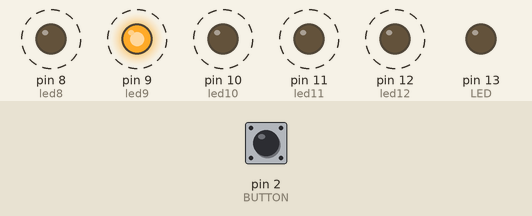
This sketch was run on a simulated Arduino Uno, built with avr-gcc and run on an emulated ATmega328P. Parts: output pins drawn as LEDs (lit = HIGH). Dashed ring = blinking. The inputs (shaded band) are chosen by the test bench; at power-on: pin 2 (BUTTON) HIGH.

Above: at 1.29 s.
1.3 s: pin 2 (BUTTON) pulled LOW for 0.15 s
At 2.61 s:
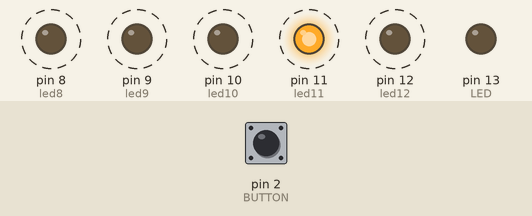
4.3 s: pin 2 (BUTTON) pulled LOW for 1 s
At 4.56 s:
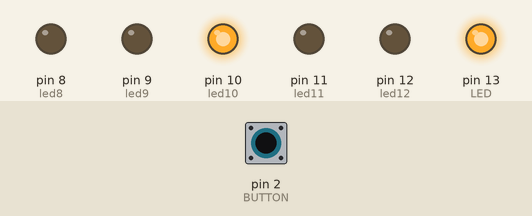
8.0 s: pin 2 (BUTTON) pulled LOW for 0.15 s
At 8.98 s:
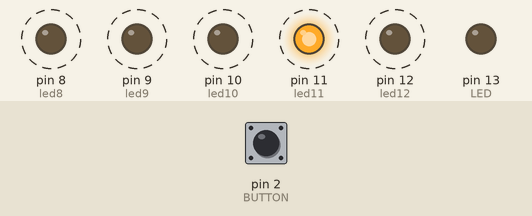
11.0 s: pin 2 (BUTTON) pulled LOW for 3.2 s
At 11.26 s:
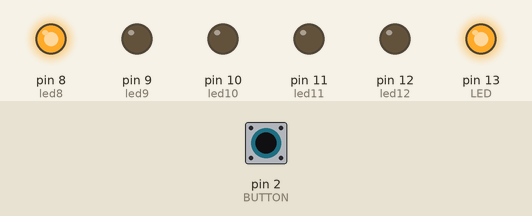
Timing chart, 0 to 16.7 s (numbered marks = the images above; inputs shaded):
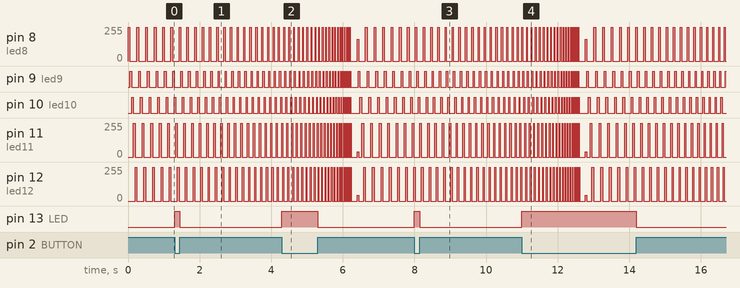

Measured:
- after the input at 1.3 s, pin 13 (LED): LOW → HIGH at once, → LOW 0.15 s later
- after the input at 4.3 s, pin 13 (LED): LOW → HIGH at once, → LOW 1.0 s later
- after the input at 8.0 s, pin 13 (LED): LOW → HIGH at once, → LOW 0.15 s later
- after the input at 11.0 s, pin 13 (LED): LOW → HIGH at once, → LOW 3.2 s later

The sketch:

interupt_09_63010524.ino
```cpp
int BUTTON = 2;
int led8 = 8;
int led9 = 9;
int led10 = 10;
int led11 = 11;
int led12 = 12;
int LED = 13;
int i, j, n, ch;
void setup()
{
  Serial.begin(9600);
  pinMode(led8, OUTPUT);
  pinMode(led9, OUTPUT);
  pinMode(led10, OUTPUT);
  pinMode(led11, OUTPUT);
  pinMode(led12, OUTPUT);
  pinMode(LED, OUTPUT);
  pinMode(BUTTON, INPUT_PULLUP); //PULL UP

  attachInterrupt(digitalPinToInterrupt(BUTTON) , switch1, CHANGE);
}
void loop()
{

  for (i = 50; i > 0; i--)
  {
    for (n = 8; n <= 12; n++)
    {

      digitalWrite(n, HIGH);
      delay(i);
      digitalWrite(n, LOW);

    }
  }
}


void switch1()
{
  if (digitalRead(BUTTON) == LOW)
    digitalWrite(LED, HIGH);
  else
    digitalWrite(LED, LOW);
}
```
